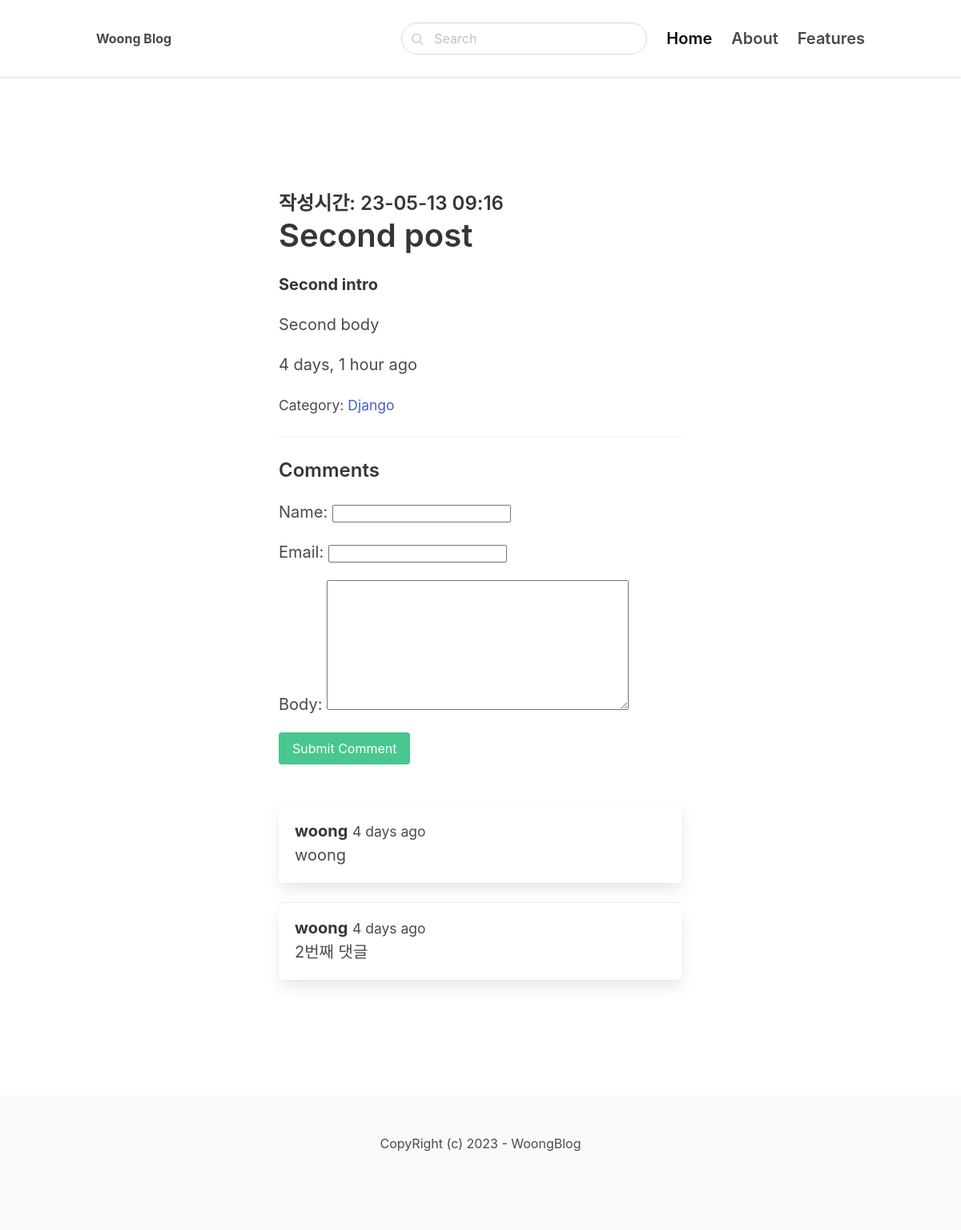
Page /Django/Second-post/ on the earlier database version.
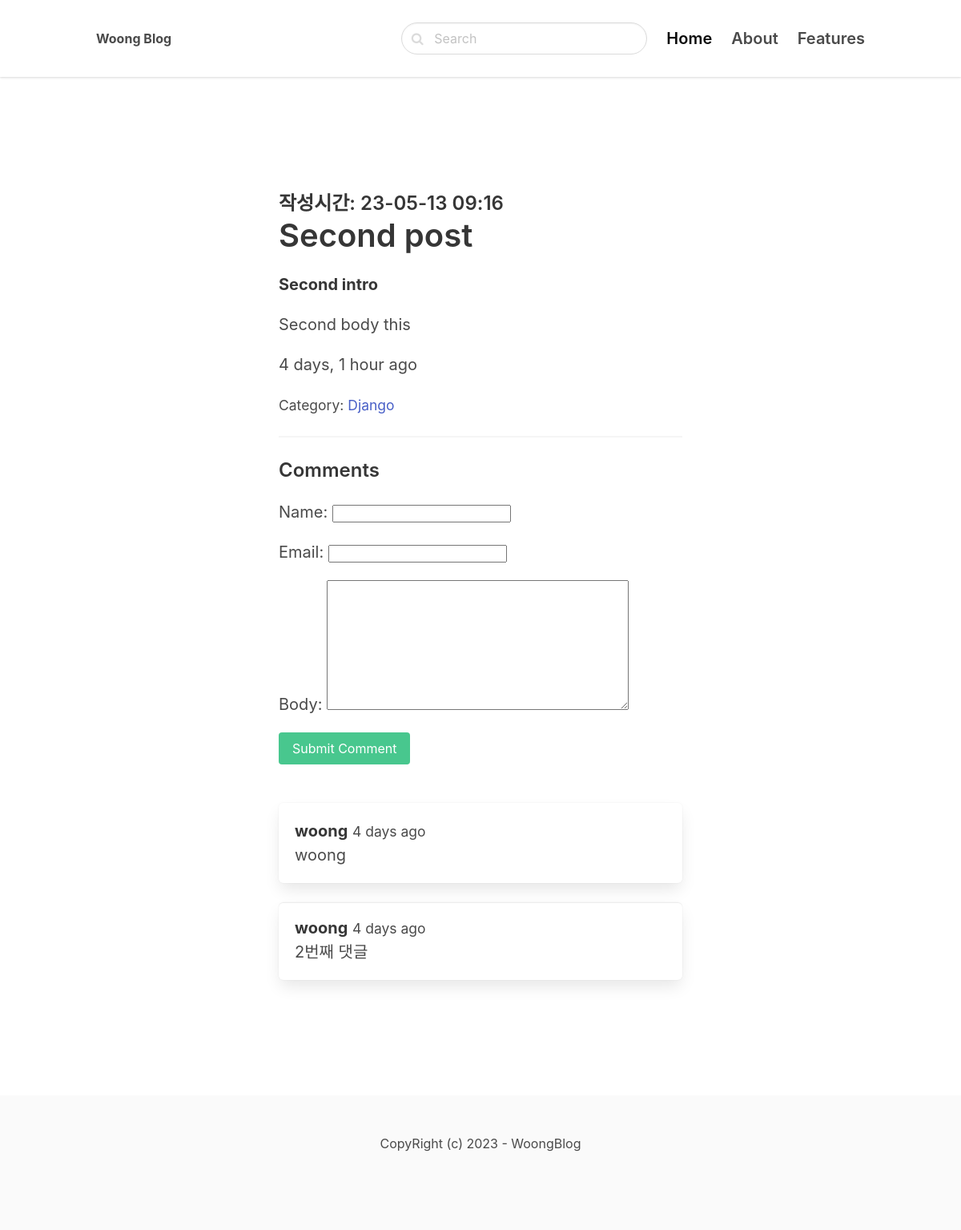
Same page on the later database version.
### blog/models.py (models this page shows, shortened)
class Post(models.Model):
    ACTIVE = 'active'
    DRAFT = 'draft'
    CHOICES_STATUS = {
        (ACTIVE, 'Active'),
        (DRAFT, 'Draft')
    }
    category = models.ForeignKey(Category, related_name='posts', on_delete=models.CASCADE )
    title = models.CharField(max_length=255)
    slug = models.SlugField()
    intro = models.TextField()
    body = models.TextField()
    created_at = models.DateTimeField(auto_now_add=True)
    status = models.CharField(max_length=10, choices=CHOICES_STATUS, default=ACTIVE)
    image = models.ImageField(upload_to='uploads/', blank=True, null=True)
    class Meta:
        ordering = ('-created_at', )

class Category(models.Model):
    title = models.CharField(max_length=255)
    slug = models.SlugField()
    class Meta:
        ordering = ('title',)
        verbose_name_plural = 'Categories'
    def __str__(self) -> str:
        return self.title

class Comment(models.Model):
    post = models.ForeignKey(Post, related_name='comments', on_delete=models.CASCADE)
    name = models.CharField(max_length=255)
    email = models.EmailField()
    body = models.TextField()
    created_at = models.DateTimeField(auto_now_add=True)

### blog/views.py (the view)
# urls.py: path('<slug:category_slug>/<slug:slug>/', views.detail, name='post_detail'),
def detail(request, category_slug, slug):
    post = get_object_or_404(Post, slug=slug, status=Post.ACTIVE)
    form = CommentForm()
    if request.method == 'POST':
        form = CommentForm(request.POST)
        if form.is_valid():
            comment = form.save(commit=False)
            comment.post = post
            comment.save()
            return redirect('post_detail', slug=slug)
    else:
        form = CommentForm()
    context = {
        'post': post,
        'form': form,
    }
    return render(request, 'blog/detail.html', context)

### blog/forms.py
class CommentForm(forms.ModelForm):
    class Meta:
        model= Comment
        fields = ('name', 'email', 'body')

### blog/templates/blog/detail.html (shortened to what this page needs)
{% extends 'core/base.html' %}
{% block content %}
<section class="hero">
  <div class="hero-body">
    <div class="container">
      <section class="section">
        <div class="columns">
          <div class="column is-8 is-offset-2">
              <div class="content is-medium">
                  <h2 class="subtitle is-4">작성시간: {{ post.created_at|date:'y-m-d H:i' }}</h2>
                  <h1 class="title">{{ post.title }}</h1>
                  <p><strong>{{ post.intro }}</strong></p>
                  <p>{{ post.body }}</p>
                  <p>{{ post.created_at|timesince }} ago </p>
                  <p><small>Category: <a href="{% url 'category_detail' post.category.slug %}">{{ post.category }}</a></small></p>
                  <hr>
                  <h2 class="subtitle is-4">Comments</h2>
                  <form method="post" class="mb-6">
                    {{ form.as_p }}
                    <div class="field">
                      <div class="control">
                        <button class="button is-success">
                          Submit Comment
                        </button>
                      </div>
                    </div>
                  </form>
                  {% for comment in post.comments.all  %}
                    <article class="media box">
                      <div class="media-content">
                        <strong>{{ comment.name }}</strong> <small>{{ comment.created_at|timesince}} ago </small><br>
                        {{ comment.body }}
                      </div>
                    </article>
                  {% endfor %}
              </div>
          </div>
        </div>
    </div>
  </div>
</section>
{% endblock content %}

### core/templates/core/base.html (shortened to what this page needs)
<!DOCTYPE html>
<html lang="en">
<head>
  <link rel="stylesheet" href="https://unpkg.com/bulma@0.9.2/css/bulma.min.css" />
  <link href="https://stackpath.bootstrapcdn.com/font-awesome/4.7.0/css/font-awesome.min.css" rel="stylesheet"
>
</head>
<body>
  <nav class="navbar">
    <div class="container">
      <div class="navbar-brand">
        <a class="navbar-item" href="/">
          <strong>Woong Blog</strong>
        </a>
      </div>
      <div id="navbarMenu" class="navbar-menu">
        <div class="navbar-end">
          <div class=" navbar-item">
            <form action="{% url 'search' %}" method="GET">
              <div class="control has-icons-left">
                <input name="query" class="input is-rounded" type="text" placeholder="Search">
                <span class="icon is-left">
                </span>
              </div>
            </form>
          </div>
          <a href="/" class="navbar-item is-active is-size-5 has-text-weight-semibold">
            Home
          </a>
          <a href="{% url 'about' %}" class="navbar-item is-size-5 has-text-weight-semibold">
            About
          </a>
          <a class="navbar-item is-size-5 has-text-weight-semibold">
            Features
          </a>
        </div>
      </div>
    </div>
  </nav>
  <section class="section">
    <div class="container">
      {% block content %}
      {% endblock content %}
    </div>
  </section>
  <footer class="footer">
    <div class="content has-text-centered">
      <p>
        CopyRight (c) 2023 - WoongBlog
      </p>
    </div>
  </footer>
</body>
</html>

### core/templates/core/base.html (style rules this page uses)
nav.navbar { height: 6rem !important; box-shadow: 0 1px 3px 0 rgba(0, 0, 0, .1), 0 1px 2px 0 rgba(0, 0, 0, .06) !important; }

Differences in the rows shown:
changed Post "Second post": body "Second body" → "Second body this"
